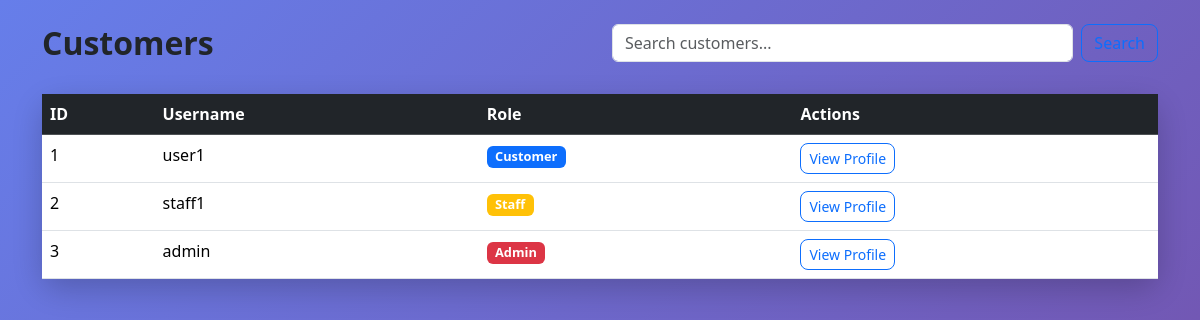
Page /customers on the committed database.
### tables this page shows
CREATE TABLE users (
            id INTEGER PRIMARY KEY AUTOINCREMENT,
            username TEXT UNIQUE NOT NULL,
            password TEXT NOT NULL,
            role TEXT NOT NULL
        );

### app.py (the view)
@app.route('/customers')
def customers():
    conn = get_db_connection()
    search = request.args.get('search', '')
    query = f"SELECT * FROM users WHERE username LIKE '%{search}%' OR role LIKE '%{search}%'"
    print(f"CUSTOMERS SQL: {query}")
    customers = conn.execute(query).fetchall()
    conn.close()
    return render_template('customers.html', customers=customers)

### app.py (called while the page is built)
def get_db_connection():
    conn = sqlite3.connect('shop.db')
    conn.row_factory = sqlite3.Row
    return conn

### templates/customers.html (shortened to what this page needs)
{% extends "base.html" %}
{% block content %}
<div class="row mb-4">
    <div class="col-md-6">
        <h2>
            Customers
        </h2>
    </div>
    <div class="col-md-6">
        <form method="GET" class="d-flex">
            <input type="text" name="search" class="form-control me-2"
                   placeholder="Search customers..."
                   value="">
            <button type="submit" class="btn btn-outline-primary">Search</button>
        </form>
    </div>
</div>
<div class="card">
    <div class="card-body p-0">
        <div class="table-responsive">
            <table class="table table-hover mb-0">
                <thead class="table-dark">
                    <tr>
                        <th>ID</th>
                        <th>Username</th>
                        <th>Role</th>
                        <th>Actions</th>
                    </tr>
                </thead>
                <tbody>
                    {% for customer in customers %}
                    <tr>
                        <td>{{ customer.id }}</td>
                        <td>{{ customer.username }}</td>
                        <td>
                            <span class="badge bg-{{ 'primary' if customer.role == 'customer' else 'warning' if customer.role == 'staff' else 'danger' }}">
                                {{ customer.role|title }}
                            </span>
                        </td>
                        <td>
                            <a href="{{ url_for('profile', id=customer.id) }}"
                               class="btn btn-sm btn-outline-primary">
                                View Profile
                            </a>
                        </td>
                    </tr>
                    {% endfor %}
                </tbody>
            </table>
        </div>
    </div>
</div>
{% endblock %}

### static/style.css (style rules this page uses)
body { background: linear-gradient(135deg, #667eea 0%, #764ba2 100%); min-height: 100vh; font-family: 'Segoe UI', Tahoma, Geneva, Verdana, sans-serif; }
.card { border: none; border-radius: 15px; box-shadow: 0 10px 30px rgba(0,0,0,0.2); transition: transform 0.2s; }
.btn { border-radius: 8px; font-weight: 500; }
h2, h3, h4, h5, h6 { font-weight: 600; }
.badge { font-size: 0.8em; }

### rows in the picture
users: id "1", username "user1", role "Customer"
users: id "2", username "staff1", role "Staff"
users: id "3", username "admin", role "Admin"
